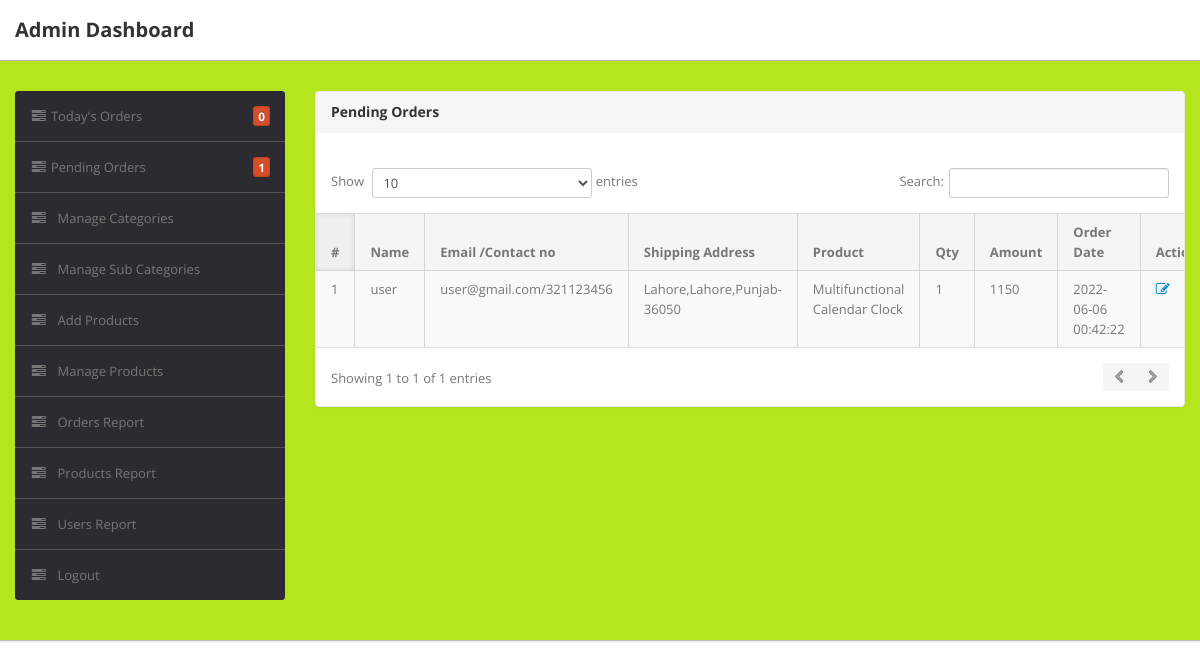
/admin/pending-orders.php (signed in), run on the app's committed database.
### tables this page shows
CREATE TABLE IF NOT EXISTS `orders` (
`id` int(11) NOT NULL,
  `userId` int(11) NOT NULL,
  `productId` varchar(255) NOT NULL,
  `quantity` int(11) NOT NULL,
  `orderDate` timestamp NOT NULL DEFAULT CURRENT_TIMESTAMP,
  `paymentMethod` varchar(50) DEFAULT NULL,
  `orderStatus` varchar(55) DEFAULT NULL
);

CREATE TABLE IF NOT EXISTS `users` (
`id` int(11) NOT NULL,
  `name` varchar(255) NOT NULL,
  `email` varchar(255) NOT NULL,
  `contactno` bigint(11) NOT NULL,
  `password` varchar(255) NOT NULL,
  `shippingAddress` longtext NOT NULL,
  `shippingState` varchar(255) NOT NULL,
  `shippingCity` varchar(255) NOT NULL,
  `shippingPincode` int(11) NOT NULL,
  `billingAddress` longtext NOT NULL,
  `billingState` varchar(255) NOT NULL,
  `billingCity` varchar(255) NOT NULL,
  `billingPincode` int(11) NOT NULL,
  `regDate` timestamp NOT NULL DEFAULT CURRENT_TIMESTAMP,
  `updationDate` varchar(255) NOT NULL
);

CREATE TABLE IF NOT EXISTS `products` (
`id` int(11) NOT NULL,
  `category` int(11) NOT NULL,
  `subCategory` int(11) NOT NULL,
  `productName` varchar(255) NOT NULL,
  `productCompany` varchar(255) NOT NULL,
  `productPrice` int(11) NOT NULL,
  `productPriceBeforeDiscount` int(11) NOT NULL,
  `productDescription` longtext NOT NULL,
  `productImage1` varchar(255) NOT NULL,
  `productImage2` varchar(255) NOT NULL,
  `productImage3` varchar(255) NOT NULL,
  `shippingCharge` int(11) NOT NULL,
  `productAvailability` varchar(255) NOT NULL,
  `postingDate` timestamp NOT NULL DEFAULT CURRENT_TIMESTAMP,
  `updationDate` varchar(255) NOT NULL
);

### admin/pending-orders.php (the view, shortened to what this page needs)
<?php
if(strlen($_SESSION['alogin'])==0)
	{
header('location:index.php');
}
else{
?>
<!DOCTYPE html>
<html lang="en">
<head>
	<link type="text/css" href="bootstrap/css/bootstrap.min.css" rel="stylesheet">
	<link type="text/css" href="bootstrap/css/bootstrap-responsive.min.css" rel="stylesheet">
	<link type="text/css" href="css/theme.css" rel="stylesheet">
	<link type="text/css" href="images/icons/css/font-awesome.css" rel="stylesheet">
</head>
<body>
<?php include('include/header.php');?>
	<div class="wrapper">
		<div class="container">
			<div class="row">
<?php include('include/sidebar.php');?>
			<div class="span9">
					<div class="content">
	<div class="module">
							<div class="module-head">
								<h3>Pending Orders</h3>
							</div>
							<div class="module-body table">
									<br />
								<table cellpadding="0" cellspacing="0" border="0" class="datatable-1 table table-bordered table-striped	 display" >
									<thead>
										<tr>
											<th>#</th>
											<th> Name</th>
											<th width="50">Email /Contact no</th>
											<th>Shipping Address</th>
											<th>Product </th>
											<th>Qty </th>
											<th>Amount </th>
											<th>Order Date</th>
											<th>Action</th>
										</tr>
									</thead>
<tbody>
<?php
$status='Delivered';
$query=mysql_query("select users.name as username,users.email as useremail,users.contactno as usercontact,users.shippingAddress as shippingaddress,users.shippingCity as shippingcity,users.shippingState as shippingstate,users.shippingPincode as shippingpincode,products.productName as productname,orders.quantity as quantity,orders.orderDate as orderdate,products.productPrice as productprice,orders.id as id  from orders join users on  orders.userId=users.id join products on products.id=orders.productId where orders.	orderStatus!='$status' or orders.orderStatus is null");
$cnt=1;
while($row=mysql_fetch_array($query))
{
?>
										<tr>
											<td><?php echo htmlentities($cnt);?></td>
											<td><?php echo htmlentities($row['username']);?></td>
											<td><?php echo htmlentities($row['useremail']);?>/<?php echo htmlentities($row['usercontact']);?></td>
											<td><?php echo htmlentities($row['shippingaddress'].",".$row['shippingcity'].",".$row['shippingstate']."-".$row['shippingpincode']);?></td>
											<td><?php echo htmlentities($row['productname']);?></td>
											<td><?php echo htmlentities($row['quantity']);?></td>
											<td><?php echo htmlentities($row['quantity']*$row['productprice']);?></td>
											<td><?php echo htmlentities($row['orderdate']);?></td>
											<td>   <a href="javascript:void(0);" onClick="popUpWindow('http://localhost/toyland/admin/updateorder.php?oid=<?php echo htmlentities($row['id']);?>');" title="Update order"><i class="icon-edit"></i></a>
											</td>
											</tr>
										<?php $cnt=$cnt+1; } ?>
										</tbody>
								</table>
							</div>
						</div>
					</div>
				</div>
			</div>
		</div>
	</div>
</body>
<?php } ?>

### data on the page
orders: userId.name "user", userId.email "user@gmail.com", userId.contactno "321123456", userId.shippingPincode "Lahore,Lahore,Punjab-36050", productId.productName "Multifunctional Calendar Clock", quantity "1", $row['quantity']*$row['productprice'] "1150", orderDate "2022-06-06 00:42:22"

### other printed values
$num_rows1 "0"
$num "1"
